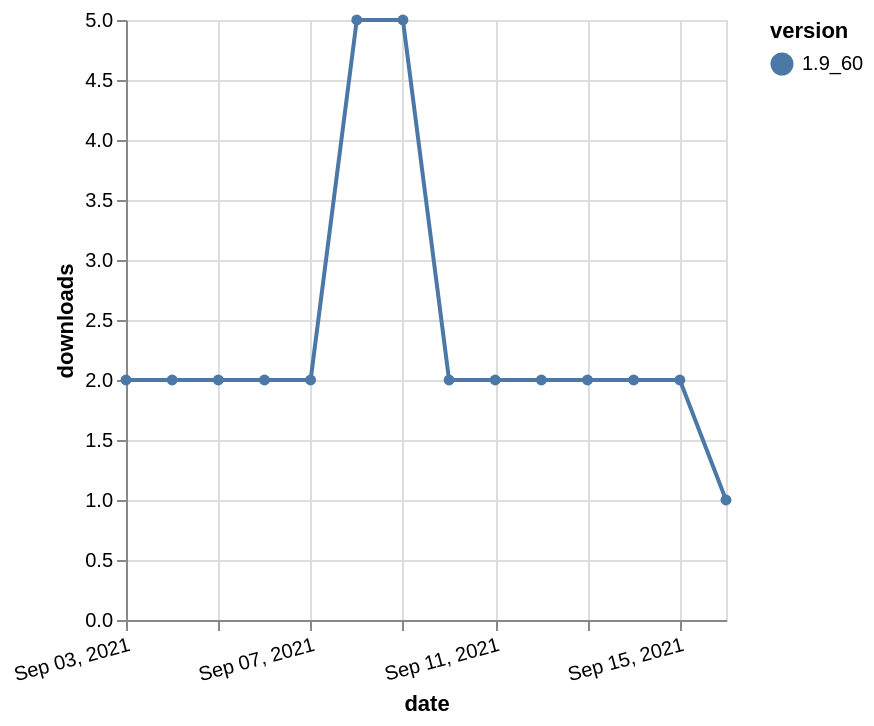

Vega-Lite specification for this chart:
### Vega-Lite specification from a JSON file in a GitHub repository (floating-point values rounded to 4 significant figures)
{"$schema": "https://vega.github.io/schema/vega-lite/v5.json", "description": "A simple bar chart with embedded data.", "data": {"values": [{"date": "2021-09-03", "total": 14996, "delta": 2, "version": "1.9_60"}, {"date": "2021-09-04", "total": 14998, "delta": 2, "version": "1.9_60"}, {"date": "2021-09-05", "total": 15000, "delta": 2, "version": "1.9_60"}, {"date": "2021-09-06", "total": 15002, "delta": 2, "version": "1.9_60"}, {"date": "2021-09-07", "total": 15004, "delta": 2, "version": "1.9_60"}, {"date": "2021-09-08", "total": 15009, "delta": 5, "version": "1.9_60"}, {"date": "2021-09-09", "total": 15014, "delta": 5, "version": "1.9_60"}, {"date": "2021-09-10", "total": 15016, "delta": 2, "version": "1.9_60"}, {"date": "2021-09-11", "total": 15018, "delta": 2, "version": "1.9_60"}, {"date": "2021-09-12", "total": 15020, "delta": 2, "version": "1.9_60"}, {"date": "2021-09-13", "total": 15022, "delta": 2, "version": "1.9_60"}, {"date": "2021-09-14", "total": 15024, "delta": 2, "version": "1.9_60"}, {"date": "2021-09-15", "total": 15026, "delta": 2, "version": "1.9_60"}, {"date": "2021-09-16", "total": 15027, "delta": 1, "version": "1.9_60"}]}, "width": "container", "mark": {"type": "line", "point": {"filled": true}}, "encoding": {"x": {"field": "date", "type": "temporal", "timeUnit": "yearmonthdate", "title": "date", "axis": {"labelAngle": -15}}, "y": {"field": "delta", "type": "quantitative", "title": "downloads"}, "color": {"field": "version", "type": "nominal"}, "tooltip": {"field": "delta"}}}
